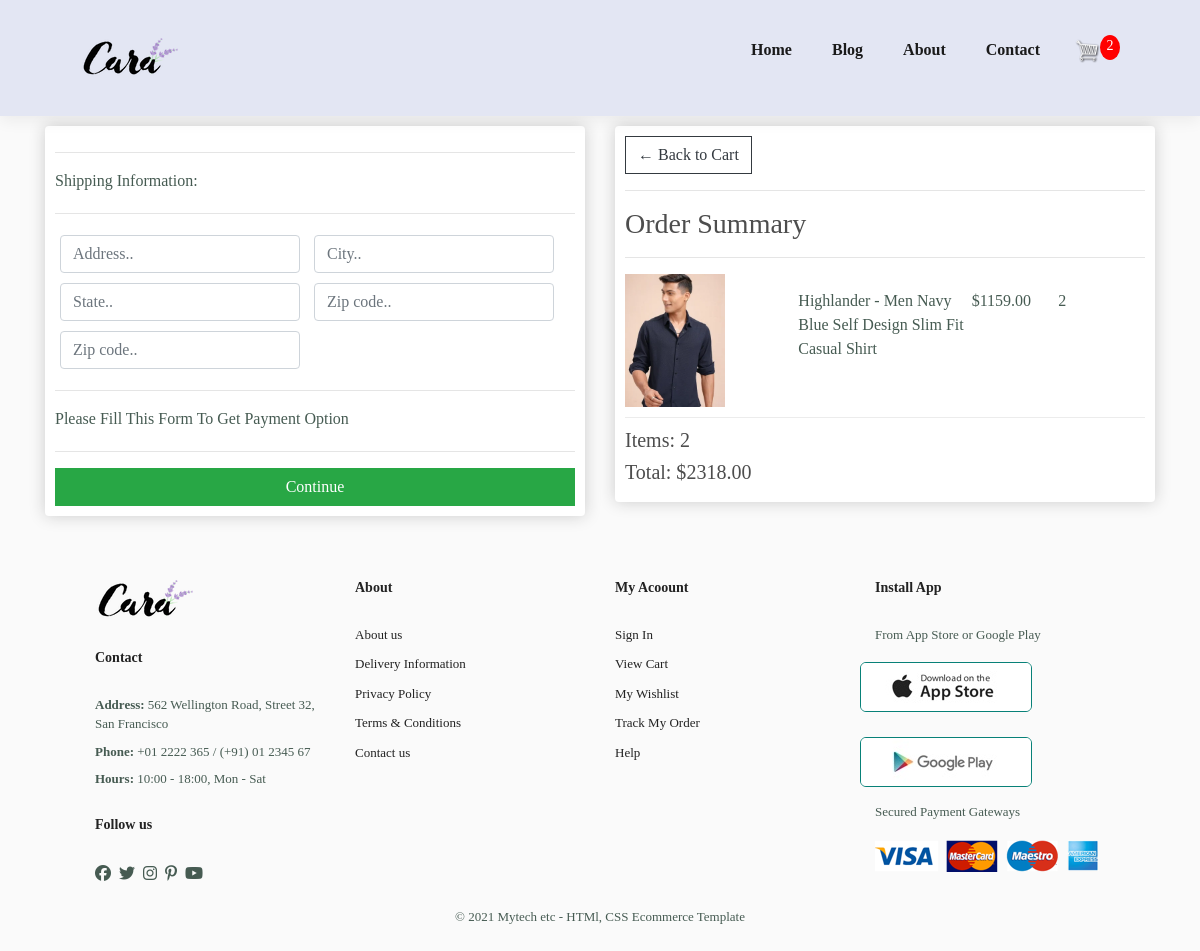
Screenshot of /checkout/ (signed in) with the database file from the repository.
### my_store_app/models.py (models this page shows, shortened)
class OrderItem(models.Model):
    product = models.ForeignKey(Product, on_delete=models.SET_NULL, blank=True, null=True)
    order = models.ForeignKey(Order, on_delete=models.SET_NULL, blank=True, null=True)
    quantity = models.IntegerField(default=0, null=True, blank=True)
    date_added = models.DateTimeField(auto_now_add=True)
    @property
    def get_total(self):
        if not self.product:
            raise ValueError("Product is None in get_total.")
        return self.product.price * self.quantity

class Product(models.Model):
    name = models.CharField(max_length=200, null=True)
    price = models.DecimalField(max_digits=7, decimal_places=2)
    digital = models.BooleanField(default=False, null=True, blank=False)
    image = models.ImageField(null=True, blank=True)
    @property
    def imageURL(self):
        try:
            url = self.image.url
        except:
            url = ""
        return url

class Order(models.Model):
    customer = models.ForeignKey(Customer, on_delete=models.SET_NULL, blank=True, null=True)
    date_orderd = models.DateTimeField(auto_now_add=True)
    complete = models.BooleanField(default=False, null=True, blank=False)
    transaction_id = models.CharField(max_length=200, null=True)
    @property
    def shipping(self):
        shipping = False
        orderitems = self.orderitem_set.all()
        for i in orderitems:
            if i.product.digital == False:
                shipping = True
        return shipping
    @property
    def get_cart_total(self):
        orderitems = self.orderitem_set.all()
        total = sum([item.get_total for item in orderitems])
        return total
    @property
    def get_cart_items(self):
        orderitems = self.orderitem_set.all()
        total = sum([item.quantity for item in orderitems])
        return total

### my_store_app/views.py (the view)
# urls.py: path('checkout/', views.checkout, name="checkout"),
def checkout(request):
    data = cartData(request)
    cartItems = data['cartItems']
    order = data['order']
    items = data['items']
    context = {'items':items, 'order':order, "cartItems":cartItems, 'shipping':False}
    return render(request, 'my_store_app/checkout.html', context)

### my_store_app/utils.py (called while the page is built)
def cartData(request):
	if request.user.is_authenticated:
		customer = request.user.customer
		order, created = Order.objects.get_or_create(customer=customer, complete=False)
		items = order.orderitem_set.all()
		cartItems = order.get_cart_items
	else:
		cookieData = cookieCart(request)
		cartItems = cookieData['cartItems']
		order = cookieData['order']
		items = cookieData['items']
	return {'cartItems':cartItems ,'order':order, 'items':items}

### my_store_app/templates/my_store_app/checkout.html (shortened to what this page needs)
{% extends "my_store_app/main.html" %}
{% load static %}
{% block content %}
    <div class="container">
		<div class="row">
			<div class="col-lg-6">
				<div class="box-element" id="form-wrapper">
					<form id="form">
						<div id="shipping-info">
							<hr>
							<p>Shipping Information:</p>
							<hr>
							<div class="form-field">
								<input class="form-control" type="text" name="address" placeholder="Address..">
							</div>
							<div class="form-field">
								<input class="form-control" type="text" name="city" placeholder="City..">
							</div>
							<div class="form-field">
								<input class="form-control" type="text" name="state" placeholder="State..">
							</div>
							<div class="form-field">
								<input class="form-control" type="text" name="zipcode" placeholder="Zip code..">
							</div>
							<div class="form-field">
								<input class="form-control" type="text" name="country" placeholder="Zip code..">
							</div>
						</div>
						<hr>
						<p>Please Fill This Form To Get Payment Option</p>
						<hr>
						<input id="form-button" class="btn btn-success btn-block" type="submit" value="Continue">
					</form>
				</div>
				<br>
			</div>
			<div class="col-lg-6">
				<div class="box-element">
					<a  class="btn btn-outline-dark" href="{% url 'cart' %}">&#x2190; Back to Cart</a>
					<hr>
					<h3>Order Summary</h3>
					<hr>
					{% for item in items %}
					<div class="cart-row">
						<div style="flex:2"><img class="row-image" src="{{item.product.imageURL}}"></div>
						<div style="flex:2"><p>{{item.product.name}}</p></div>
						<div style="flex:1"><p>${{item.product.price}}</p></div>
						<div style="flex:1"><p>{{item.quantity}}</p></div>
					</div>
					{% endfor %}
					<h5>Items:   {{order.get_cart_items}}</h5>
					<h5>Total:   ${{order.get_cart_total|floatformat:2}}</h5>
				</div>
			</div>
		</div>
    </div>
{% endblock content %}

### static/css/main.css (style rules this page uses)
body { background-color: hsl(0, 0%, 98%); }
h1,h2,h3,h4,h5,h6 { color:hsl(0, 0%, 30%); }
.box-element { box-shadow:hsl(0, 0%, 80%) 0 0 16px; background-color: #fff; border-radius: 4px; padding: 10px; }
.col-lg-4, .col-lg-6, .col-lg-8, .col-lg-12 { margin-top: 10px; }
.btn { border-radius: 0; }
.row-image { width: 100px; }
.form-field { width:250px; display: inline-block; padding: 5px; }
.cart-row { display: flex; align-items: flex-stretch; padding-bottom: 10px; margin-bottom: 10px; border-bottom: 1px solid #ececec; }

### static/css/style.css (style rules this page uses)
* { margin: 0; padding: 0; box-sizing: border-box; font-family: "League Spartan", serif; }
p { font-size: 16px; color: #465b52; margin: 15px 0 20px 0; }
body { width: 100%; }

### rows the page displays
OrderItem: product.imageURL (picture), product.name "Highlander - Men Navy Blue Self Design Slim Fit Casual Shirt", product.price "1159.00", quantity "2"
Order: get_cart_items "2", get_cart_total "2318.00"

### other values shown
{{ cartItems }} "2"
